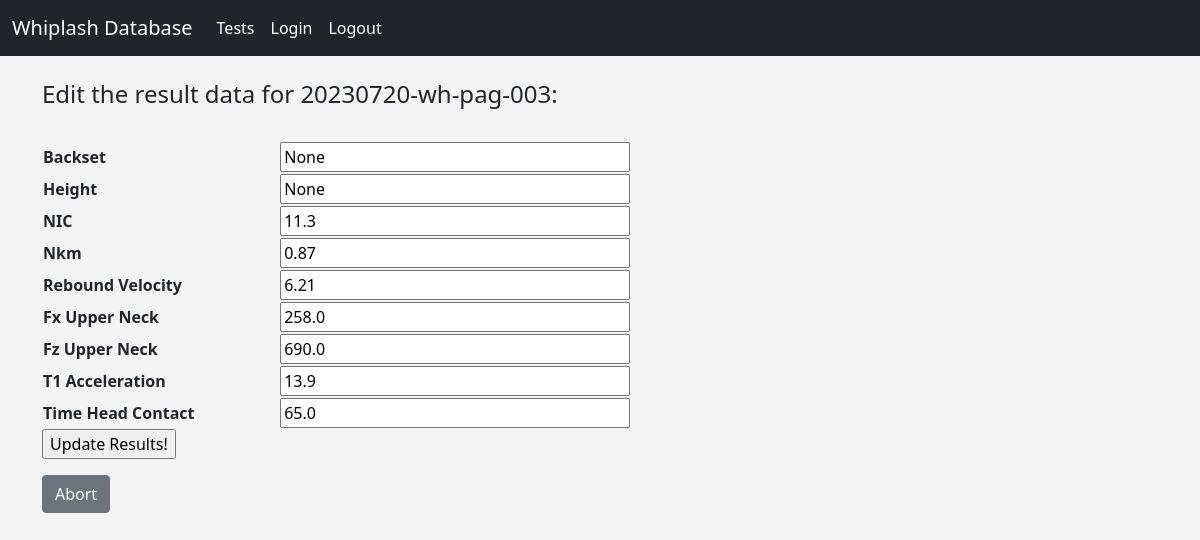
Page /update/4 (signed in) on the committed database.
### models.py (models this page shows, shortened)
class Test(db.Model):
    id = db.Column(db.Integer, primary_key=True)
    label = db.Column(db.String(128), index=True, unique=False)
    pulse_id = db.Column(db.Integer, db.ForeignKey('pulse.id'))
    sample_id = db.Column(db.Integer, db.ForeignKey('sample.id'))
    result_id = db.relationship('Result', backref='test', uselist=False, cascade='all, delete, delete-orphan')

class Result(db.Model):
    id = db.Column(db.Integer, primary_key=True)
    backset = db.Column(db.Float, unique=False)
    height = db.Column(db.Float, unique=False)
    NIC = db.Column(db.Float, index=False, unique=False)
    Nkm = db.Column(db.Float, index=False, unique=False)
    rebound_velocity = db.Column(db.Float, index=False, unique=False)
    Fx_upper_neck = db.Column(db.Float, index=False, unique=False)
    Fz_upper_neck = db.Column(db.Float, index=False, unique=False)
    T1_acceleration = db.Column(db.Float, index=False, unique=False)
    time_head_contact = db.Column(db.Float, index=False, unique=False)
    test_id = db.Column(db.Integer, db.ForeignKey('test.id'))

### routes.py (the view)
@app.route('/update/<int:id>', methods=['GET', 'POST'])
@login_required
def update(id):
    form = ResultForm()
    result_to_update = Result.query.get_or_404(id)
    test_data = Test.query.get(id)
    if request.method == "POST":
        result_to_update.backset = request.form['Backset']
        result_to_update.height = request.form['Height']
        result_to_update.NIC = request.form['NIC']
        result_to_update.Nkm = request.form['Nkm']
        result_to_update.rebound_velocity = request.form['rebound_velocity']
        result_to_update.Fx_upper_neck = request.form['Fx_upper_neck']
        result_to_update.Fz_upper_neck = request.form['Fz_upper_neck']
        result_to_update.T1_acceleration = request.form['T1_acceleration']
        result_to_update.time_head_contact = request.form['time_head_contact']
        try:
            db.session.commit()
            flash("Result data updated successfully!")
            return redirect(url_for('test', id=id, _external=True, _scheme='http'))
        except:
            flash("Error! Looks like there is a problem.")
            return render_template("update.html", form=form, update_variable=result_to_update,
                                   label_variable=test_data.label)
    else:
        return render_template("update.html", form=form, update_variable=result_to_update,
                               label_variable=test_data.label)

### forms.py
class ResultForm(FlaskForm):
    Backset = FloatField("Backset")
    Height = FloatField("Height")
    NIC = FloatField("NIC", validators=[DataRequired()])
    Nkm = FloatField("Nkm", validators=[DataRequired()])
    rebound_velocity = FloatField("Rebound Velocity", validators=[DataRequired()])
    Fx_upper_neck = FloatField("Fx Upper Neck", validators=[DataRequired()])
    Fz_upper_neck = FloatField("Fz Upper Neck", validators=[DataRequired()])
    T1_acceleration = FloatField("T1 Acceleration", validators=[DataRequired()])
    time_head_contact = FloatField("Time Head Contact", validators=[DataRequired()])
    submit = SubmitField('Update Results!')
    cancel = SubmitField('Cancel')

### routes.py (called while the page is built)
@login_manager.user_loader
def load_user(user_id):
    return User.query.get(int(user_id))

### templates/update.html (shortened to what this page needs)
{% extends "base.html" %}
{% block content %}
<body>
    <h4> Edit the result data for {{ label_variable }}: </h4>
    <br>
    <form action="/update/{{update_variable.id}}" method="post">
        <table style="width:70%">
            <tr>
                <th> {{form.Backset.label}} </th>
                <td> {{ form.Backset(size=32,value=update_variable.backset) }} </td>
            </tr>
            <tr>
                <th> {{form.Height.label}} </th>
                <td> {{ form.Height(size=32,value=update_variable.height) }} </td>
            </tr>
            <tr>
                <th> {{form.NIC.label}} </th>
                <td> {{ form.NIC(size=32,value=update_variable.NIC) }} </td>
            </tr>
            <tr>
                <th> {{form.Nkm.label}} </th>
                <td> {{ form.Nkm(size=32,value=update_variable.Nkm) }} </td>
            </tr>
            <tr>
                <th> {{form.rebound_velocity.label}} </th>
                <td> {{ form.rebound_velocity(size=32,value=update_variable.rebound_velocity) }} </td>
            </tr>
                        <tr>
                <th> {{form.Fx_upper_neck.label}} </th>
                <td> {{ form.Fx_upper_neck(size=32,value=update_variable.Fx_upper_neck) }} </td>
            </tr>
                        <tr>
                <th> {{form.Fz_upper_neck.label}} </th>
                <td> {{ form.Fz_upper_neck(size=32,value=update_variable.Fz_upper_neck) }} </td>
            </tr>
                        <tr>
                <th> {{form.T1_acceleration.label}} </th>
                <td> {{ form.T1_acceleration(size=32,value=update_variable.T1_acceleration) }} </td>
            </tr>
            <tr>
                <th> {{form.time_head_contact.label}} </th>
                <td> {{ form.time_head_contact(size=32,value=update_variable.time_head_contact) }} </td>
            </tr>
        </table>
        <p>{{ form.submit() }} </p>
        <a href="{{ url_for('profile') }}" class="btn btn-secondary"> Abort </a>
    </form>
</body>
{% endblock %}

### static/css/style.css (style rules this page uses)
body { background: #f4f4f4; }

### rows in the picture
Test: label "20230720-wh-pag-003"
Result: NIC "11.3", Nkm "0.87", rebound_velocity "6.21", Fx_upper_neck "258.0", Fz_upper_neck "690.0", T1_acceleration "13.9", time_head_contact "65.0"
